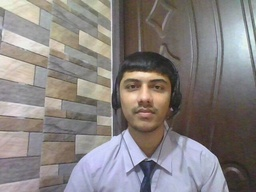
#> input picture me.jpg, 256 x 192 px, shrunk from 640 x 480 before the run
$ jupyter execute Imgae_cluster_and_segmentation.ipynb   (shell and % lines are left out)
#> lines starting #> are read from the running program, lines starting #| are printed output that depends on the picture
[cell 1]
from sklearn.cluster import KMeans

[cell 2]
import numpy as np

[cell 3]
import matplotlib.pyplot as plt

[cell 4]
from sklearn.feature_extraction import image

[cell 5]
from sklearn.cluster import spectral_clustering

[cell 6]
import scipy as sp

[cell 7]
from skimage import transform

[cell 8]
original_pic =plt.imread('me.jpg')
#> original_pic is the input picture: shape (192, 256, 3); mean R, G, B 136.4, 130.7, 129.3

[cell 9]
plt.figure(figsize=(10,10))
plt.imshow(original_pic)
plt.xticks(())
plt.yticks(())
plt.title(" Original Picture")

[cell 10]
def rgb2gray(rgb):

    r, g, b = rgb[:,:,0], rgb[:,:,1], rgb[:,:,2]
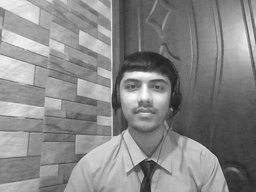
#> r: shape (192, 256); min 25, max 255, mean 136.4
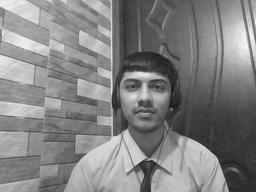
#> g: shape (192, 256); min 24, max 245, mean 130.7
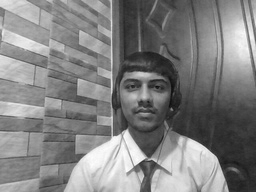
#> b: shape (192, 256); min 10, max 255, mean 129.3
    gray = 0.2989 * r + 0.5870 * g + 0.1140 * b

    return gray

[cell 11]
gray_imag =rgb2gray(original_pic)
plt.figure(figsize=(10,10))
plt.imshow(gray_imag)
plt.xticks(())
plt.yticks(())
plt.title(" Original Picture")

[cell 12]
gray_imag.shape
#> Out = (192, 256)

[cell 13]
fig =plt.figure()
def cluster_image(img,g_img,stop,step):
    # Resize the original size to speed up the processing
#> called with stop = 20, step = 5
    g_img = g_img[::2, ::2] + g_img[1::2, ::2] + g_img[::2, 1::2] + g_img[1::2, 1::2]
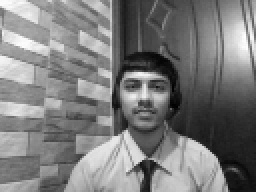
#> g_img: shape (96, 128) float64 (shown 2 times larger); min 126.1, max 950.5, mean 529; drawn with min black and max white
    g_img = g_img[::2, ::2] + g_img[1::2, ::2] + g_img[::2, 1::2] + g_img[1::2, 1::2]
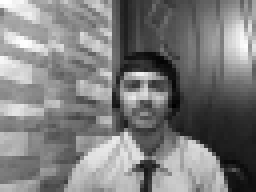
#> g_img: shape (48, 64) float64 (shown 4 times larger); min 544.6, max 3744.4, mean 2116; drawn with min black and max white

    # Convert the image into a graph with the value of the gradient on the edges.
    graph = image.img_to_graph(g_img/255)

    # Take a decreasing function of the gradient: an exponential
    # The smaller beta is, the more independent the segmentation is of the
    # actual image. For beta=1, the segmentation is close to a voronoi
    beta = 5
    eps = 1e-6
    graph.data = np.exp(-beta * graph.data / graph.data.std()) + eps
#> graph.data = 15136 values, max 1 at index 1916, min 1e-06 at index 12065, mean 0.417

    original_img =img
    ln,wd,ht =img.shape
#> ln = 192; wd = 256; ht = 3
    img=np.float64(img/255)

    resize_img = img.reshape(ln*wd,ht)
    for i in range(1,stop,step):
        kmeans = KMeans(n_clusters=i, random_state=0).fit(resize_img)
        pic2show =kmeans.cluster_centers_[kmeans.labels_]
        pic2show=pic2show.reshape(ln,wd,ht)

        #applying spectral_clustering
        seg2show = spectral_clustering(graph, n_clusters=10,assign_labels='kmeans',random_state=20)
        seg2show = seg2show.reshape(g_img.shape)

        fig.add_subplot(2,1,1)
        plt.title(' K-Means : %s' %i)
        plt.imshow(pic2show)
        plt.xticks(())
        plt.yticks(())
        plt.show()

        fig.add_subplot(2,1,2)
        plt.title(' K-Means : %s , Kmeans clustering plot' %i)
        plt.imshow(g_img,cmap=plt.cm.gray)
        for l in range(i):
            plt.contour(seg2show == l, contours=1, cmap =plt.cm.get_cmap("Spectral"))
        plt.xticks(())
        plt.yticks(())
        plt.show()
#> this loop made 4 passes
#> pass 1, in cluster_image, `pic2show=pic2show.reshape(ln,wd,ht)`:
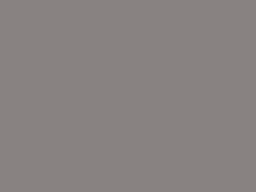
#> pic2show: shape (192, 256, 3) float64; mean of channels 0, 1, 2 0.535, 0.513, 0.507; drawn as R, G, B
#> pass 1, in cluster_image, `seg2show = seg2show.reshape(g_img.shape)`:
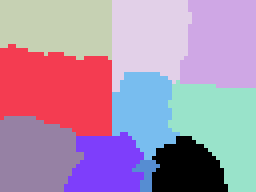
#> seg2show: shape (48, 64) int32 (shown 4 times larger); 10 distinct labels, from 0 to 9; one colour per label, 0 black
#> pass 1, in cluster_image, `plt.show()`:
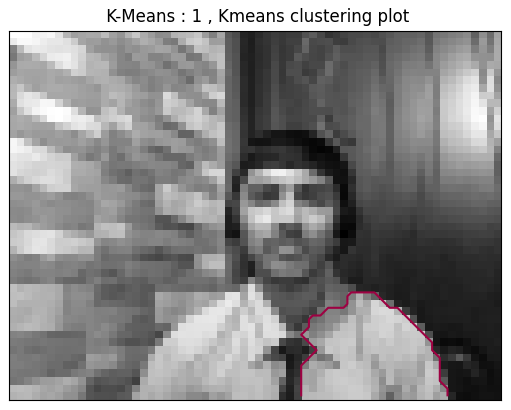
#> figure drawn by matplotlib, 1 panel
#> pass 2, in cluster_image, `plt.show()`:
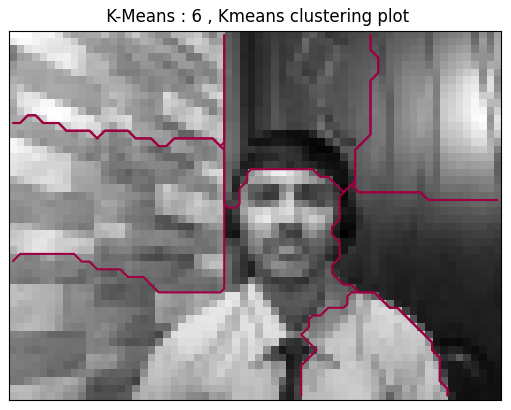
#> figure drawn by matplotlib, 1 panel
#> pass 3, in cluster_image, `pic2show=pic2show.reshape(ln,wd,ht)`:
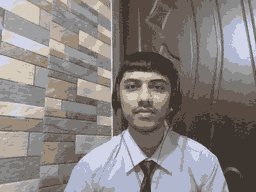
#> pic2show: shape (192, 256, 3) float64; mean of channels 0, 1, 2 0.535, 0.512, 0.507; drawn as R, G, B
